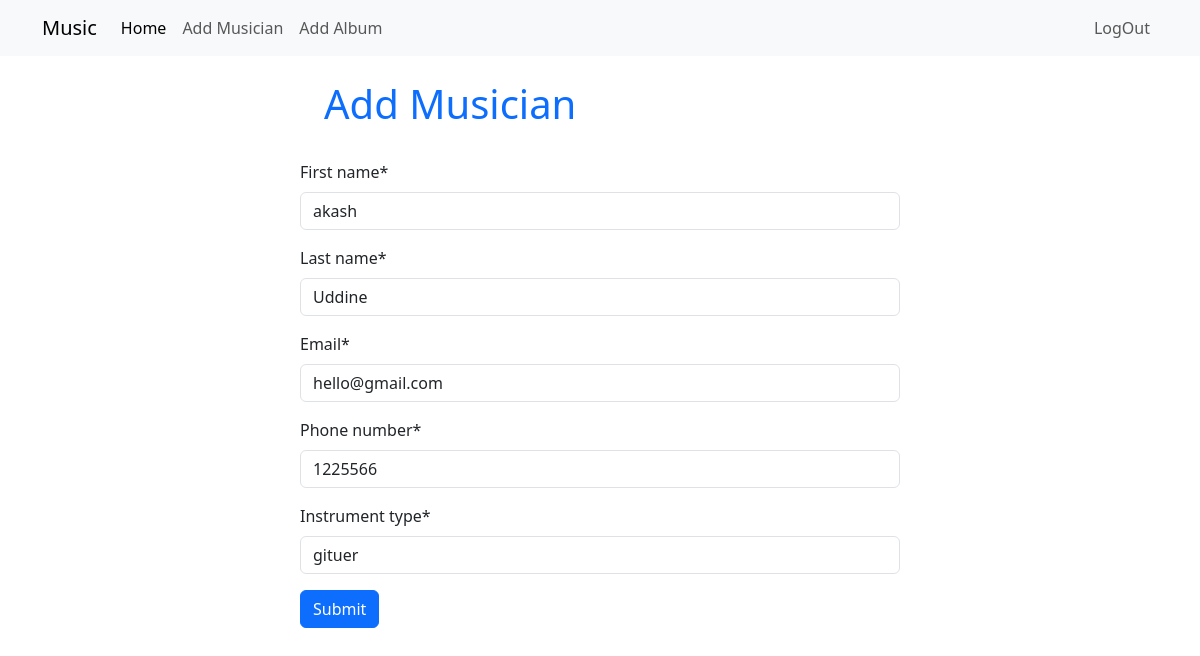
Page /edit_musician/1 (signed in) on the committed database.
### musician/models.py (models this page shows, shortened)
class Musicians_Model(models.Model):
    first_name = models.CharField(max_length=100)
    last_name = models.CharField(max_length=100)
    email = models.EmailField()
    phone_number= models.IntegerField()
    instrument_type = models.CharField(max_length=100)

### musician/views.py (the view)
# urls.py: path('edit_musician/<int:id>',views.Edit_Musician.as_view(),name='edit_musician'),
@method_decorator(login_required,name='dispatch')
class Edit_Musician(UpdateView):
    model= Musicians_Model
    form_class = Musician
    template_name = 'musician.html'
    pk_url_kwarg='id'
    success_url=reverse_lazy('home')

### musician/forms.py
class Musician(forms.ModelForm):
    class Meta:
        model = models.Musicians_Model
        fields='__all__'

### musician/templates/musician.html (shortened to what this page needs)
{% extends 'base.html' %}
{% load crispy_forms_tags %}
{% block content %}
   <form method="post" style="width: 50%; margin: auto;">
      <h1 class="text-primary p-4">Add Musician</h1>
      {{form | crispy}}
      <button type="submit" class="btn btn-primary">Submit</button>
   </form>
{% endblock %}

### rows in the picture
Musicians_Model: first_name "akash", last_name "Uddine", email "hello@gmail.com", phone_number "1225566", instrument_type "gituer"
